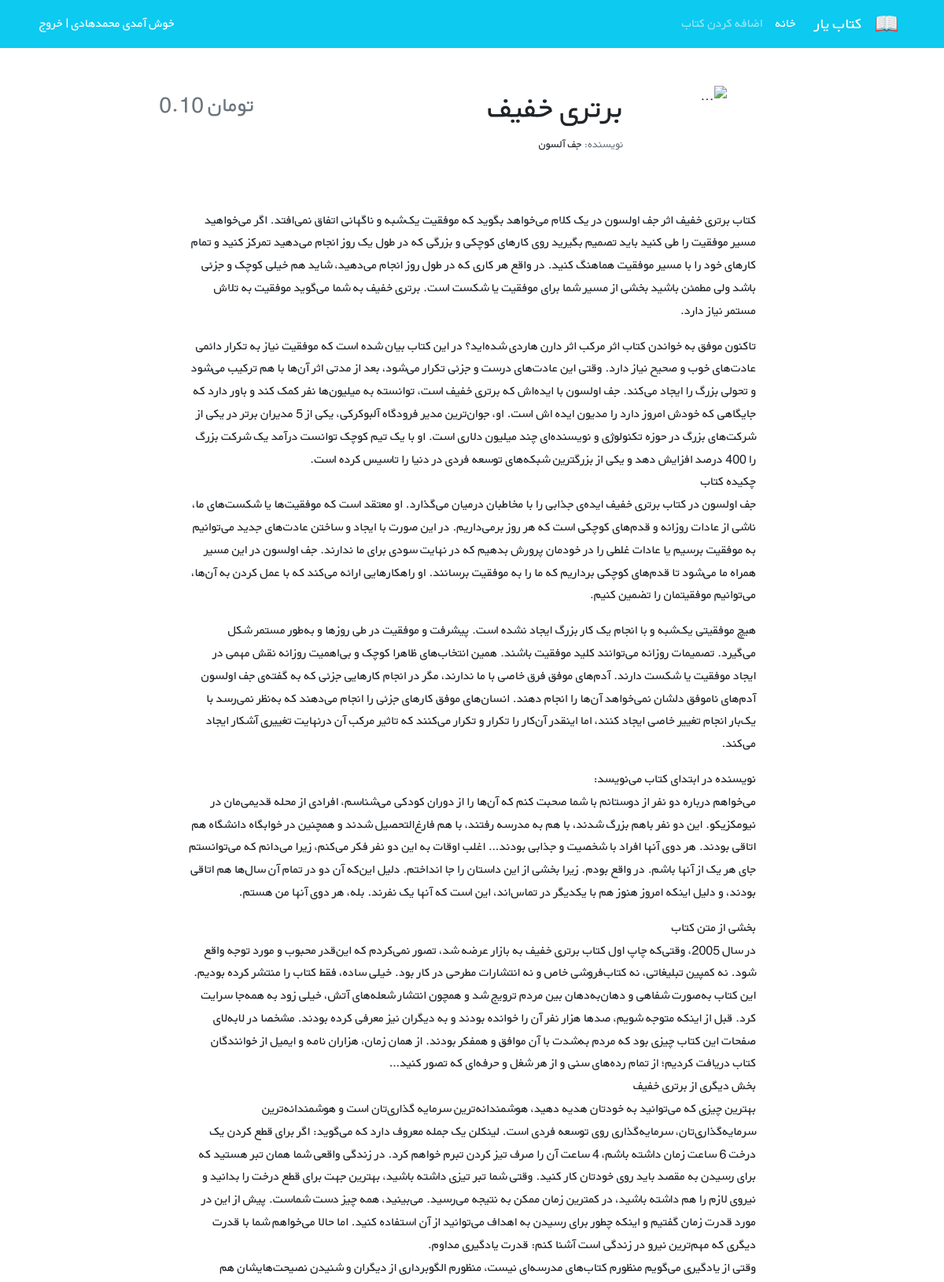
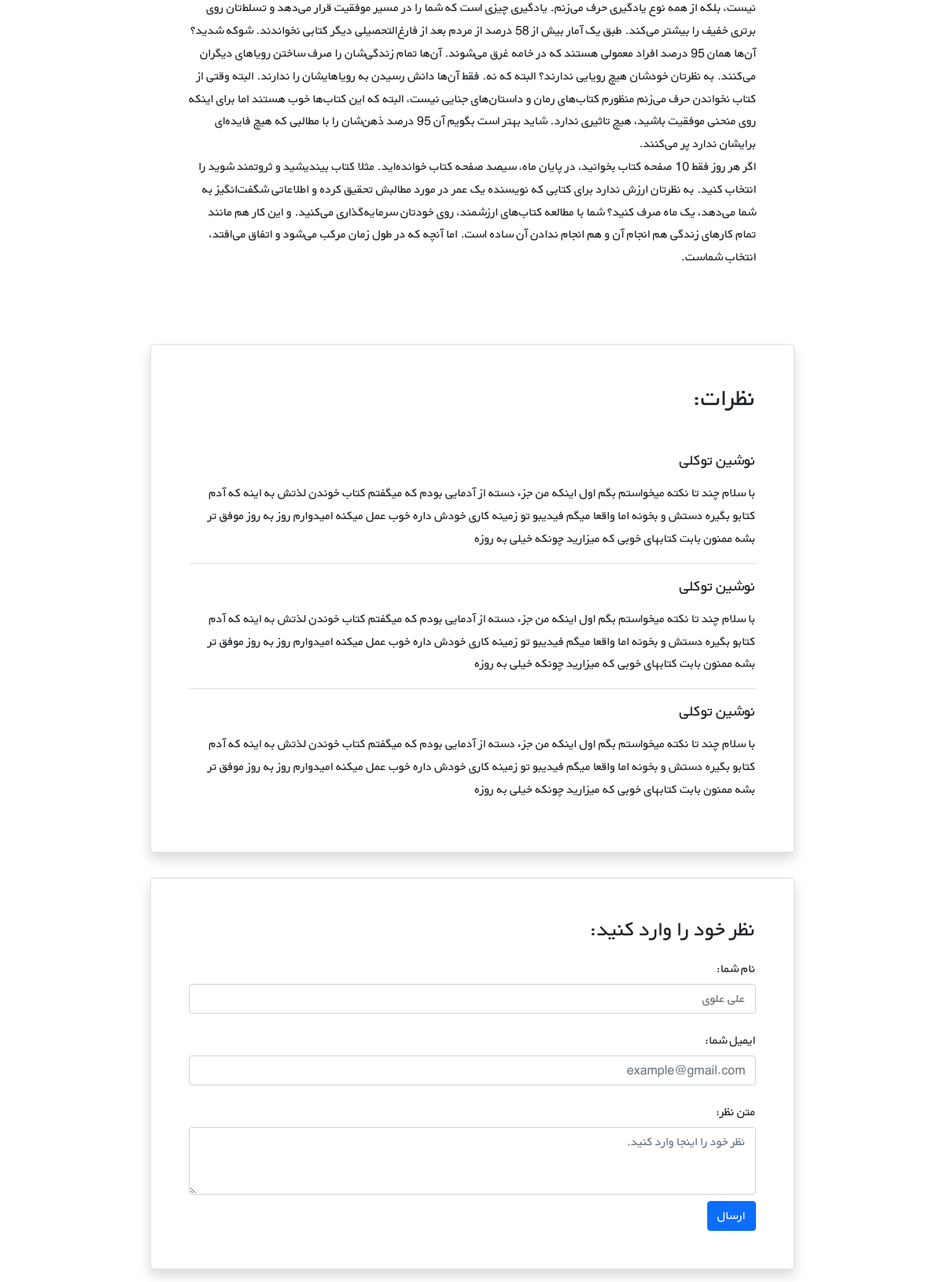
The app's page /books/5/ with its own data (2 pictures, top to bottom).
### books/models.py (models this page shows, shortened)
class Book(models.Model):
    title = models.CharField(max_length=200)
    author = models.CharField(max_length=200)
    description = models.TextField()
    price = models.DecimalField(max_digits=5, decimal_places=2)

### books/views.py (the view)
# urls.py: path('<int:pk>/',BookDetailView.as_view(), name ='book_detail'),
class BookDetailView(generic.DetailView):
    model = Book
    template_name = 'books/book_detail.html'

### books/templates/books/book_detail.html (shortened to what this page needs)
{% extends '_base.html' %}
{% block content %}
    <div class="container mt-5" dir="rtl">
        <div class="">
            <div class="">
                <div class="d-flex justify-content-center">
                    <div class="row w-sm-75 w-100">
                        <div class="col-xs-12 col-md-3 d-flex justify-content-center">
                            <div>
                                <img src="https://newcdn.fidibo.com/images/books/65579_50411_normal.jpg"
                                     class="img-fluid rounded-start" alt="...">
                            </div>
                        </div>
                        <div class="col-xs-12 col-md-6 text-center text-md-end mt-md-1 mt-4">
                            <h1>{{ book.title }}</h1>
                            <h5 class="small my-1"><span class="text-muted">نویسنده: </span>{{ book.author }}</h5>
                        </div>
                        <div class="col-xs-12 col-md-3 d-flex flex-column">
                            <h3 class="align-self-center pt-2 text-muted align-self-md-end">
                                 تومان {{ book.price }}
                            </h3>
                        </div>
                    </div>
                </div>
                <div class="d-flex justify-content-center">
                    <div class="my-3 p-5 w-sm-75 w-100">
                     {{ book.description|linebreaks }}
                    </div>
                </div>
                <div class="d-flex justify-content-center">
                    <div class="card shadow my-3 p-5 w-sm-75 w-100">
                        <h2 class="mb-5">نظرات:</h2>
                        <div class="border-bottom mb-3">
                            <h5 class="mb-3">نوشین توکلی</h5>
                            <p>با سلام چند تا نکته میخواستم بگم اول اینکه من جزء دسته از آدمایی بودم که میگفتم کتاب
                                خوندن لذتش
                                به اینه که آدم کتابو بگیره دستش و بخونه اما واقعا میگم فیدیبو تو زمینه کاری خودش داره
                                خوب عمل
                                میکنه امیدوارم روز به روز موفق تر بشه ممنون بابت کتابهای خوبی که میزارید چونکه خیلی به
                                روزه</p>
                        </div>
                        <div class="border-bottom mb-3">
                            <h5 class="mb-3">نوشین توکلی</h5>
                            <p>با سلام چند تا نکته میخواستم بگم اول اینکه من جزء دسته از آدمایی بودم که میگفتم کتاب
                                خوندن لذتش
                                به اینه که آدم کتابو بگیره دستش و بخونه اما واقعا میگم فیدیبو تو زمینه کاری خودش داره
                                خوب عمل
                                میکنه امیدوارم روز به روز موفق تر بشه ممنون بابت کتابهای خوبی که میزارید چونکه خیلی به
                                روزه</p>
                        </div>
                        <div>
                            <h5 class="mb-3">نوشین توکلی</h5>
                            <p>با سلام چند تا نکته میخواستم بگم اول اینکه من جزء دسته از آدمایی بودم که میگفتم کتاب
                                خوندن لذتش
                                به اینه که آدم کتابو بگیره دستش و بخونه اما واقعا میگم فیدیبو تو زمینه کاری خودش داره
                                خوب عمل
                                میکنه امیدوارم روز به روز موفق تر بشه ممنون بابت کتابهای خوبی که میزارید چونکه خیلی به
                                روزه</p>
                        </div>
                    </div>
                </div>
                <div class="d-flex justify-content-center">
                    <div class="card shadow my-3 p-5 w-sm-75 w-100">
                        <h3>نظر خود را وارد کنید:</h3>
                        <form method="POST">
                            <div class="form-group py-2">
                                <label class="py-1" for="author_name">نام شما:</label>
                                <input type="text" class="form-control" placeholder="علی علوی" name="author_name">
                            </div>
                            <div class="form-group py-2">
                                <label class="py-1" for="email">ایمیل شما:</label>
                                <input type="email" class="form-control" placeholder="example@gmail.com" name="email">
                            </div>
                            <div class="form-group py-2">
                                <label class="py-1" for="comment_text">متن نظر:</label>
                                <textarea class="form-control" name="text" rows="3"
                                          placeholder="نظر خود را اینجا وارد کنید."></textarea>
                            </div>
                            <button type="submit" class="btn btn-primary">ارسال</button>
                        </form>
                    </div>
                </div>
            </div>
        </div>
    </div>
{% endblock %}

### static/css/style.css (style rules this page uses)
* { font-family: 'BYekan', sans-serif; line-height: 1.8rem; }
@media (min-width: 576px) { .w-sm-75 { width: 75%!important; } }

### records on screen
Book: title "برتری خفیف", author "جف آلسون", price "0.10", description "کتاب برتری خفیف اثر جف اولسون در یک کلام می‌خواهد بگوید که موفقیت یک‌شبه و ناگهانی اتفاق نمی‌افتد. اگر می‌خواهید مسیر موفقیت را طی کنید باید تصمیم بگیرید روی کارهای کوچکی و بزرگی که در طول یک روز انجام می‌دهید تمرکز کنید و تمام کارهای خود را با مسیر موفقیت هماهنگ کنید. در واقع هر کاری که در طول روز انجام می‌دهید، شاید هم خیلی کوچک و جزئی باشد ولی مطمئن باشید بخشی از مسیر شما برای موفقیت یا شکست است. برتری خفیف به شما می‌گوید موفقیت به تلاش مستمر نیاز دارد. تاکنون موفق به خواندن کتاب اثر مرکب اثر دارن هاردی شده‌اید؟ در این کتاب بیان شده است که موفقیت نیاز به تکرار دائمی عادت‌های خوب و صحیح نیاز دارد. وقتی این عادت‌های درست و جزئی تکرار می‌شود، بعد از مدتی اثر آن‌ها با هم ترکیب می‌شود و تحولی…"
